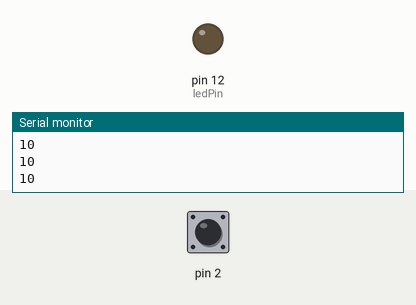
Simulated run of this sketch. Board: Arduino Uno, built with avr-gcc and run on an emulated ATmega328P. Shown: output pins drawn as LEDs (lit = HIGH), the last lines printed to the serial monitor. Inputs (shaded band) come from the test bench; at power-on: pin 2 HIGH.

Above: at 1.2 s.
1.3 s: pin 2 pulled LOW for 0.15 s
At 1.38 s:
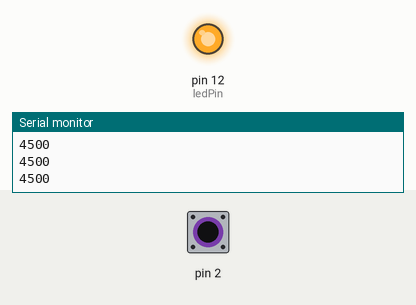
2.9 s: pin 2 pulled LOW for 3.2 s
At 7.1 s:
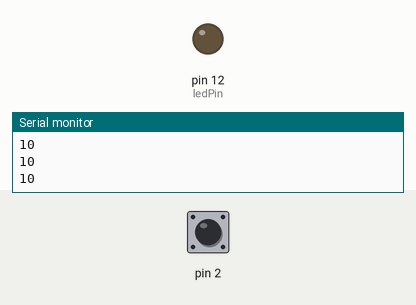
Timing chart, 0 to 8.6 s (numbered marks = the images above; inputs shaded):
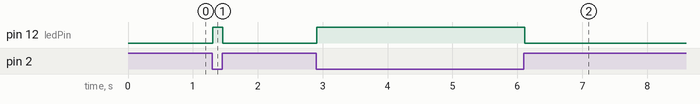

Measured:
- after the input at 1.3 s, pin 12 (ledPin): LOW → HIGH at once, → LOW 0.16 s later
- after the input at 2.9 s, pin 12 (ledPin): LOW → HIGH at once, → LOW 3.2 s later

The sketch:

script.ino
```cpp
#include <CapacitiveSensor.h>
CapacitiveSensor capSensor = CapacitiveSensor(4,2);

int treshold = 1000;
const int ledPin = 12;

void setup(){

    Serial.begin(9600);
    pinMode(ledPin, OUTPUT);

}

void loop(){
    long sensorValue = capSensor.capacitiveSensor(30);
    Serial.println(sensorValue);

    if(sensorValue > treshold){
        digitalWrite(ledPin, HIGH);
    } else {
        digitalWrite(ledPin, LOW);
    }
    delay(10);
}
```
